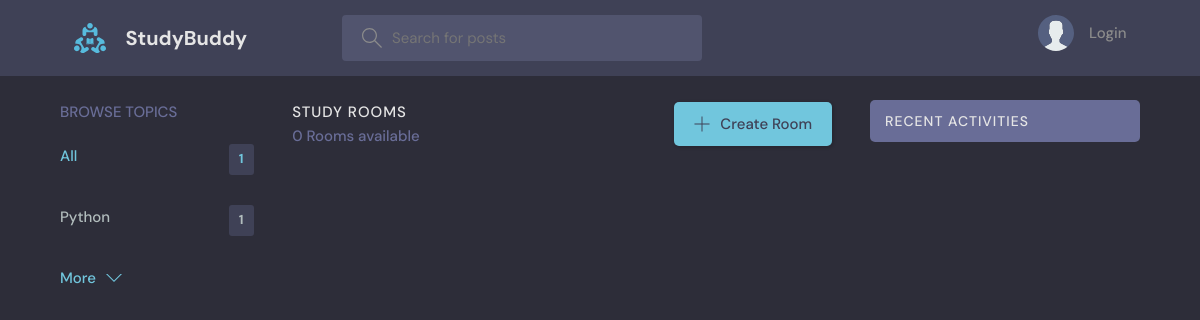
The app's page /?q=SSH, older data.
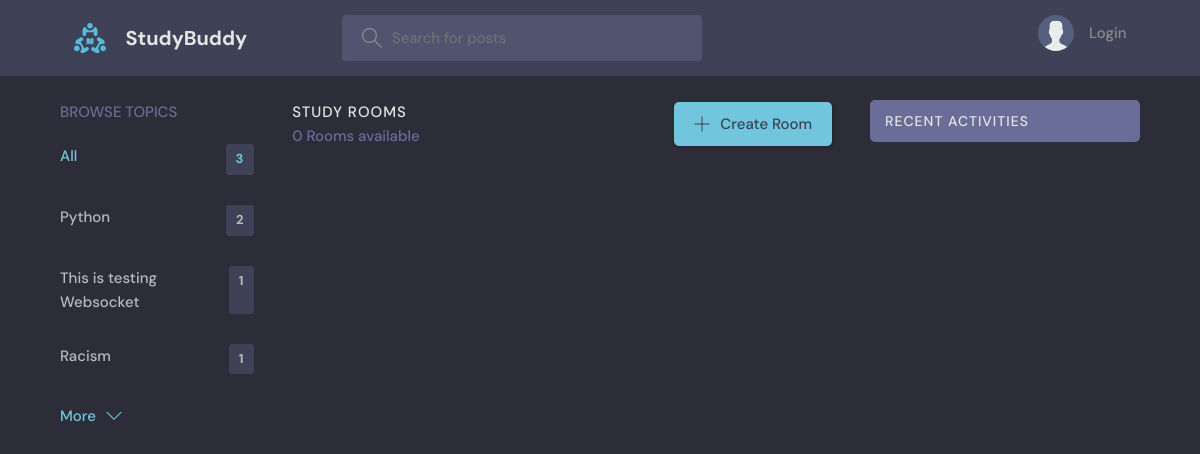
The same page, newer data.
### base/models.py (models this page shows, shortened)
class Topic(models.Model):
    name=models.CharField(max_length=200)

### base/views.py (the view)
# urls.py: path('',views.home,name="home"),
def home(request):
    q=request.GET.get('q') if request.GET.get('q') != None else ''
    rooms=Room.objects.filter(
        Q(topic__name__icontains=q)|
        Q(name__icontains =q)
        |Q(description__icontains =q)
        )
    room_count=rooms.count()
    topics=Topic.objects.all()[0:5]
    room_messages=Message.objects.filter(Q(room__topic__name__icontains=q))
    context={'rooms':rooms,'topics':topics,'room_count':room_count,'room_messages':room_messages}
    return render(request,'base/home.html',context)

### base/templates/base/home.html (shortened to what this page needs)
{% extends 'main.html' %}
{% block content %}
<main class="layout layout--3">
  <div class="container">
    {% include 'base/topics_component.html' %}
    <div class="roomList">
      <div class="roomList__header">
        <div>
          <h2>Study Rooms</h2>
          <p>{{room_count}} Rooms available</p>
        </div>
        <a class="btn btn--main" href="{% url 'create-room' %}">
          <svg version="1.1" xmlns="http://www.w3.org/2000/svg" width="32" height="32" viewBox="0 0 32 32">
            <title>add</title>
            <path
              d="M16.943 0.943h-1.885v14.115h-14.115v1.885h14.115v14.115h1.885v-14.115h14.115v-1.885h-14.115v-14.115z">
            </path>
          </svg>
          Create Room
        </a>
      </div>
    </div>
    {% include 'base/activity_component.html' %}
  </div>
</main>
{% endblock %}

### base/templates/base/topics_component.html
<div class="topics">
    <div class="topics__header">
        <h2>Browse Topics</h2>
    </div>
    <ul class="topics__list">
        <li>
            <a href="{% url 'home' %}" class="active">All <span>{{topics.count}}</span></a>
        </li>
        {% for topic in topics %}
        <li>
            <a href="{% url 'home' %}?q={{topic.name}}">{{topic.name}}<span>{{topic.room_set.all.count}}</span></a>
        </li>
        {% endfor %}
    </ul>
    <a class="btn btn--link" href="{% url 'topics' %}">
        More
        <svg version="1.1" xmlns="http://www.w3.org/2000/svg" width="32" height="32" viewBox="0 0 32 32">
            <title>chevron-down</title>
            <path d="M16 21l-13-13h-3l16 16 16-16h-3l-13 13z"></path>
        </svg>
    </a>
</div>

Row changes from the older to the newer data that the page shows:
computed for Topic "Python": room_set.all.count "1" → "2"
added Topic: name "This is testing Websocket", room_set.all.count "1"
added Topic: name "Racism", room_set.all.count "1"
Text that changed along with them:
{{ topics.count }}: "1" → "3"
